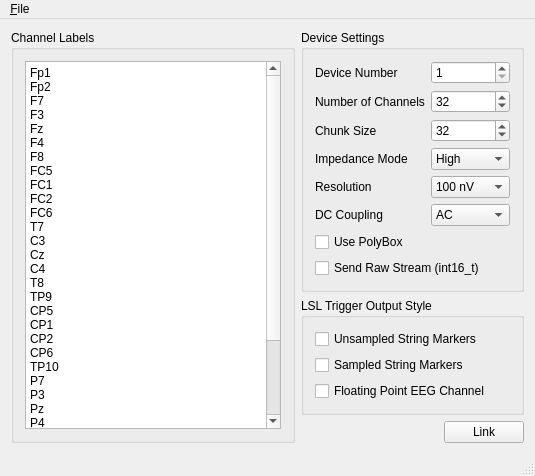
<?xml version="1.0" encoding="UTF-8"?>
<ui version="4.0">
 <class>MainWindow</class>
 <widget class="QMainWindow" name="MainWindow">
  <property name="windowTitle">
   <string>BrainAmpSeries Connector</string>
  </property>
  <widget class="QWidget" name="centralWidget">
   <layout class="QHBoxLayout" name="horizontalLayout_2">
    <item>
     <widget class="QGroupBox" name="groupBox_2">
      <property name="title">
       <string>Channel Labels</string>
      </property>
      <layout class="QGridLayout" name="gridLayout">
       <item row="0" column="0">
        <widget class="QPlainTextEdit" name="channelLabels">
         <property name="plainText">
          <string>Fp1
Fp2
F7
F3
Fz
F4
F8
FC5
FC1
FC2
FC6
T7
C3
Cz
C4
T8
TP9
CP5
CP1
CP2
CP6
TP10
P7
P3
Pz
P4
P8
PO9
O1
Oz
O2
PO10 </string>
         </property>
        </widget>
       </item>
      </layout>
     </widget>
    </item>
    <item>
     <layout class="QVBoxLayout" name="verticalLayout">
      <item>
       <widget class="QGroupBox" name="groupBox">
        <property name="title">
         <string>Device Settings</string>
        </property>
        <layout class="QFormLayout" name="formLayout">
         <property name="fieldGrowthPolicy">
          <enum>QFormLayout::AllNonFixedFieldsGrow</enum>
         </property>
         <item row="0" column="0">
          <widget class="QLabel" name="label_device">
           <property name="text">
            <string>Device Number</string>
           </property>
          </widget>
         </item>
         <item row="0" column="1">
          <widget class="QSpinBox" name="deviceNumber">
           <property name="toolTip">
            <string>The number of the USB device (if multiple); the first one is #1.</string>
           </property>
           <property name="minimum">
            <number>1</number>
           </property>
           <property name="maximum">
            <number>256</number>
           </property>
          </widget>
         </item>
         <item row="1" column="0">
          <widget class="QLabel" name="label_nchannels">
           <property name="text">
            <string>Number of Channels</string>
           </property>
          </widget>
         </item>
         <item row="1" column="1">
          <widget class="QSpinBox" name="channelCount">
           <property name="toolTip">
            <string>This must match the number of entries in the channel list</string>
           </property>
           <property name="minimum">
            <number>1</number>
           </property>
           <property name="maximum">
            <number>256</number>
           </property>
           <property name="value">
            <number>32</number>
           </property>
          </widget>
         </item>
         <item row="2" column="0">
          <widget class="QLabel" name="label_chunksize">
           <property name="text">
            <string>Chunk Size</string>
           </property>
          </widget>
         </item>
         <item row="2" column="1">
          <widget class="QSpinBox" name="chunkSize">
           <property name="toolTip">
            <string>The number of samples per chunk emitted by the driver -- a small value will lead to lower overall latency but causes more CPU load</string>
           </property>
           <property name="minimum">
            <number>1</number>
           </property>
           <property name="maximum">
            <number>1024</number>
           </property>
           <property name="value">
            <number>32</number>
           </property>
          </widget>
         </item>
         <item row="3" column="0">
          <widget class="QLabel" name="label_impedance">
           <property name="text">
            <string>Impedance Mode</string>
           </property>
          </widget>
         </item>
         <item row="3" column="1">
          <widget class="QComboBox" name="impedanceMode">
           <property name="toolTip">
            <string>The default setting is to operate in high-impedance mode (less need for perfect electrode contact)</string>
           </property>
           <item>
            <property name="text">
             <string>High</string>
            </property>
           </item>
           <item>
            <property name="text">
             <string>Low</string>
            </property>
           </item>
          </widget>
         </item>
         <item row="4" column="0">
          <widget class="QLabel" name="label_resultion">
           <property name="text">
            <string>Resolution</string>
           </property>
          </widget>
         </item>
         <item row="4" column="1">
          <widget class="QComboBox" name="resolution">
           <property name="toolTip">
            <string>Resolution of the measured signal</string>
           </property>
           <item>
            <property name="text">
             <string>100 nV</string>
            </property>
           </item>
           <item>
            <property name="text">
             <string>500 nV</string>
            </property>
           </item>
           <item>
            <property name="text">
             <string>10 µV</string>
            </property>
           </item>
           <item>
            <property name="text">
             <string>152.6 µV</string>
            </property>
           </item>
          </widget>
         </item>
         <item row="5" column="0">
          <widget class="QLabel" name="label_dc">
           <property name="text">
            <string>DC Coupling</string>
           </property>
          </widget>
         </item>
         <item row="5" column="1">
          <widget class="QComboBox" name="dcCoupling">
           <property name="toolTip">
            <string>The default is AC</string>
           </property>
           <item>
            <property name="text">
             <string>AC</string>
            </property>
           </item>
           <item>
            <property name="text">
             <string>DC</string>
            </property>
           </item>
          </widget>
         </item>
         <item row="6" column="0">
          <widget class="QCheckBox" name="usePolyBox">
           <property name="enabled">
            <bool>true</bool>
           </property>
           <property name="toolTip">
            <string>If this is checked then the first 8 channels will hold the polybox signals; make sure to increase your channel count appropriately.</string>
           </property>
           <property name="text">
            <string>Use PolyBox</string>
           </property>
          </widget>
         </item>
         <item row="7" column="0" colspan="2">
          <widget class="QCheckBox" name="sendRawStream">
           <property name="text">
            <string>Send Raw Stream (int16_t)</string>
           </property>
          </widget>
         </item>
        </layout>
       </widget>
      </item>
      <item>
       <spacer name="verticalSpacer">
        <property name="orientation">
         <enum>Qt::Vertical</enum>
        </property>
        <property name="sizeHint" stdset="0">
         <size>
          <width>0</width>
          <height>0</height>
         </size>
        </property>
       </spacer>
      </item>
      <item>
       <widget class="QGroupBox" name="trigger_box">
        <property name="toolTip">
         <string>For an explanation of trigger marker types please read 'explanation_of_trigger_marker_types.pdf</string>
        </property>
        <property name="title">
         <string>LSL Trigger Output Style</string>
        </property>
        <layout class="QFormLayout" name="formLayout_2">
         <item row="0" column="0">
          <widget class="QCheckBox" name="unsampledMarkers">
           <property name="text">
            <string>Unsampled String Markers</string>
           </property>
          </widget>
         </item>
         <item row="1" column="0">
          <widget class="QCheckBox" name="sampledMarkers">
           <property name="text">
            <string>Sampled String Markers</string>
           </property>
          </widget>
         </item>
         <item row="3" column="0">
          <widget class="QCheckBox" name="sampledMarkersEEG">
           <property name="text">
            <string>Floating Point EEG Channel</string>
           </property>
          </widget>
         </item>
        </layout>
       </widget>
      </item>
      <item>
       <layout class="QHBoxLayout" name="horizontalLayout">
        <item>
         <spacer name="spacer">
          <property name="orientation">
           <enum>Qt::Horizontal</enum>
          </property>
          <property name="sizeHint" stdset="0">
           <size>
            <width>0</width>
            <height>0</height>
           </size>
          </property>
         </spacer>
        </item>
        <item>
         <widget class="QPushButton" name="linkButton">
          <property name="text">
           <string>Link</string>
          </property>
         </widget>
        </item>
       </layout>
      </item>
     </layout>
    </item>
   </layout>
  </widget>
  <widget class="QMenuBar" name="menuBar">
   <property name="geometry">
    <rect>
     <x>0</x>
     <y>0</y>
     <width>524</width>
     <height>30</height>
    </rect>
   </property>
   <widget class="QMenu" name="menuFile">
    <property name="title">
     <string>&amp;File</string>
    </property>
    <addaction name="actionLoad_Configuration"/>
    <addaction name="actionSave_Configuration"/>
    <addaction name="separator"/>
    <addaction name="actionQuit"/>
   </widget>
   <addaction name="menuFile"/>
  </widget>
  <widget class="QStatusBar" name="statusBar"/>
  <action name="actionLoad_Configuration">
   <property name="text">
    <string>&amp;Load Configuration</string>
   </property>
   <property name="shortcut">
    <string>Ctrl+L</string>
   </property>
  </action>
  <action name="actionSave_Configuration">
   <property name="text">
    <string>&amp;Save Configuration</string>
   </property>
   <property name="shortcut">
    <string>Ctrl+S</string>
   </property>
  </action>
  <action name="actionQuit">
   <property name="text">
    <string>&amp;Quit</string>
   </property>
   <property name="shortcut">
    <string>Ctrl+Q</string>
   </property>
  </action>
 </widget>
 <layoutdefault spacing="6" margin="11"/>
 <tabstops>
  <tabstop>channelLabels</tabstop>
  <tabstop>deviceNumber</tabstop>
  <tabstop>channelCount</tabstop>
  <tabstop>chunkSize</tabstop>
  <tabstop>impedanceMode</tabstop>
  <tabstop>resolution</tabstop>
  <tabstop>dcCoupling</tabstop>
  <tabstop>usePolyBox</tabstop>
  <tabstop>unsampledMarkers</tabstop>
  <tabstop>sampledMarkers</tabstop>
  <tabstop>sampledMarkersEEG</tabstop>
  <tabstop>linkButton</tabstop>
 </tabstops>
 <resources/>
 <connections/>
</ui>
